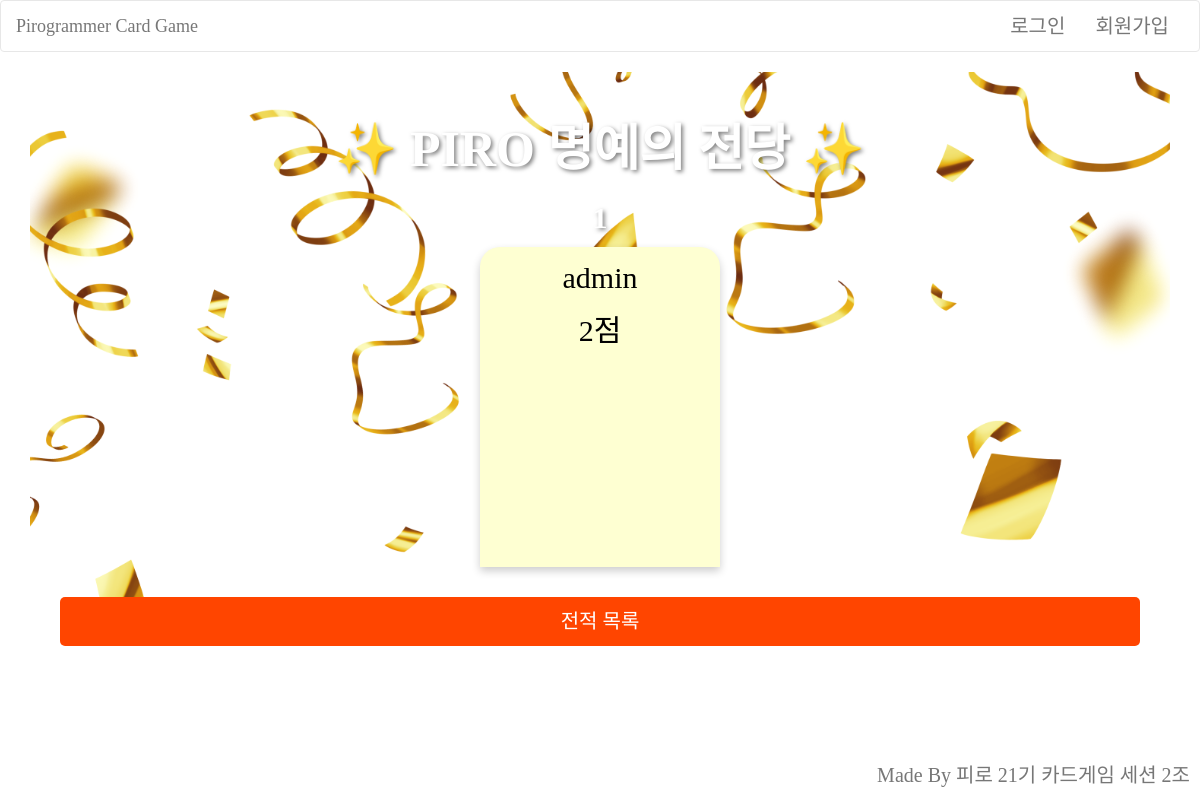
/ranking/, run on an earlier commit of the app's database.
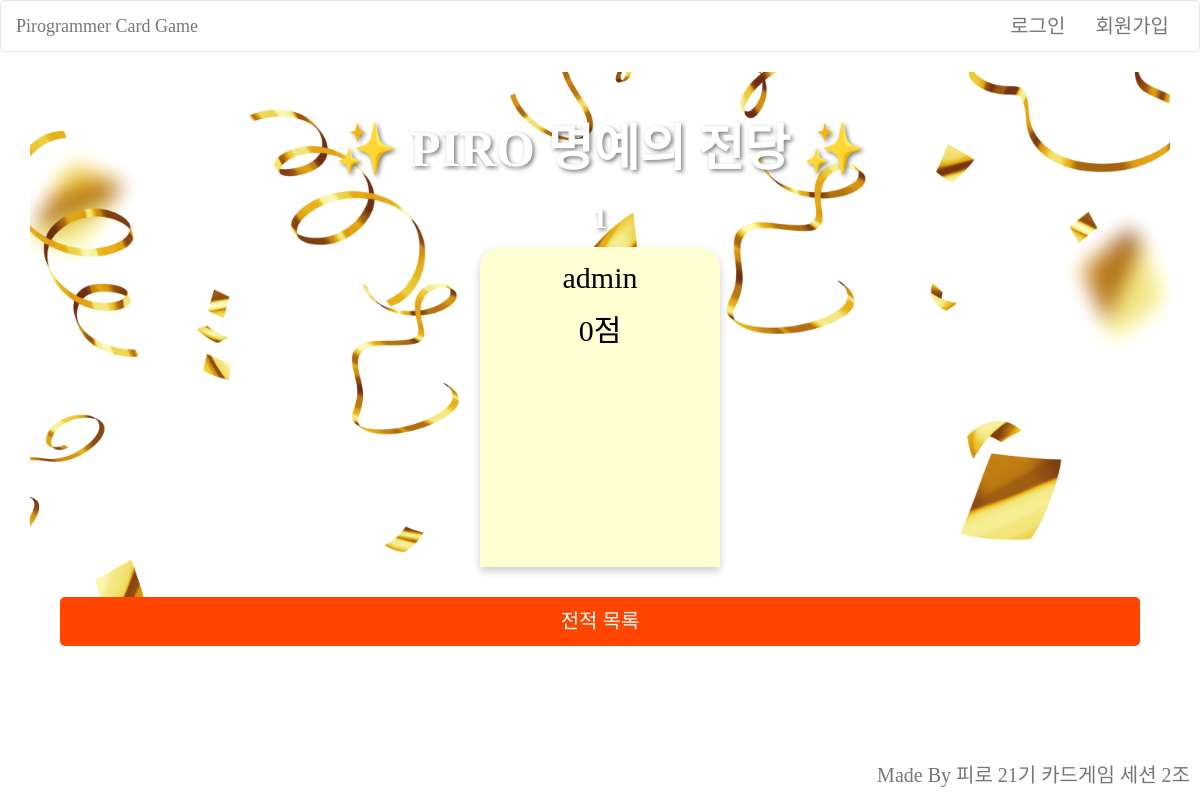
And on a later commit of the database.
### apps/accounts/models.py (models this page shows, shortened)
class CustomUser(AbstractUser):
    score = models.IntegerField(default=0)

### apps/game/views.py (the view)
# urls.py: path('ranking/', ranking, name='ranking'),
def ranking(request):
    top_users = CustomUser.objects.all().order_by('-score')[:3]  # 상위 3명만 가져옴
    ctx = {
        'top_users': top_users,
    }
    return render(request, 'ranking.html', ctx)

### templates/ranking.html (shortened to what this page needs)
{% extends 'base.html' %}
{% block content %}
<div class="ranking-container">
    <h1 class="title">✨ PIRO 명예의 전당 ✨</h1>
    <div class="podium">
        {% if top_users|length > 0 %}
            <div class="podium-item first">
                <div class="podium-rank">1</div>
                <div class="podium-username">{{ top_users.0.username }}</div>
                <div class="podium-score">{{ top_users.0.score }}점</div>
            </div>
        {% endif %}
    </div>
    <a href="{% url 'game:game_history' %}" class="attack-button">전적 목록</a>
</div>
{% endblock %}

What changed in the data, as far as the page shows it:
changed CustomUser "admin": score "2" → "0"
